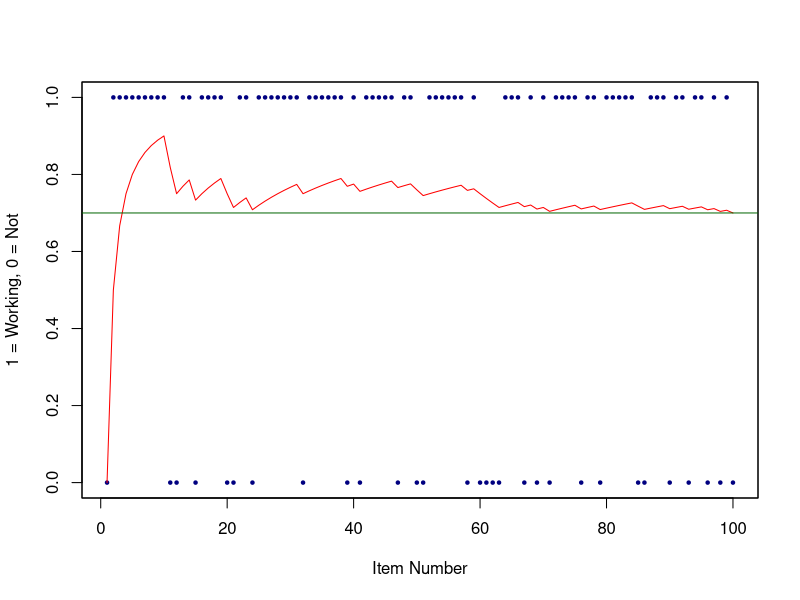

The R script that drew this image:
# Simulation of assembly line for a manufacturing line
#
# Let's assume that 70% of the Items work, from historical data
p <- 0.7

# Let's test 100 manufactured items
N <- 100
randVars <- runif(N)
workingItem <- sapply(randVars, 
                      function(x) 
                        if (x < p) 1 else 0)
  
# We simulate a variable that assumes 1 in p proportion of the cases
ItemTest <- data.frame(1:100, workingItem)
colnames(ItemTest) <- c("ItemNumber", "Works")

# Make the background transparent and plot
par(bg=NA)
plot(ItemTest$ItemNumber, ItemTest$Works,
     pch=20, cex=0.7, col="navy",
     xlab="Item Number", ylab="1 = Working, 0 = Not",
     main="")

# Now superimpose the relative frequencies and look for a trend
relFreq <- c()
for(i in 1:N) {
  relFreq[i] <- sum(workingItem[1:i])/i
}

par(new=TRUE)
plot(ItemTest$ItemNumber, relFreq,
     col="red",
     type="l",
     xaxt="n", yaxt="n",
     ylim=c(0, 1),
     ann=F)
abline(h=p, col="darkgreen")

